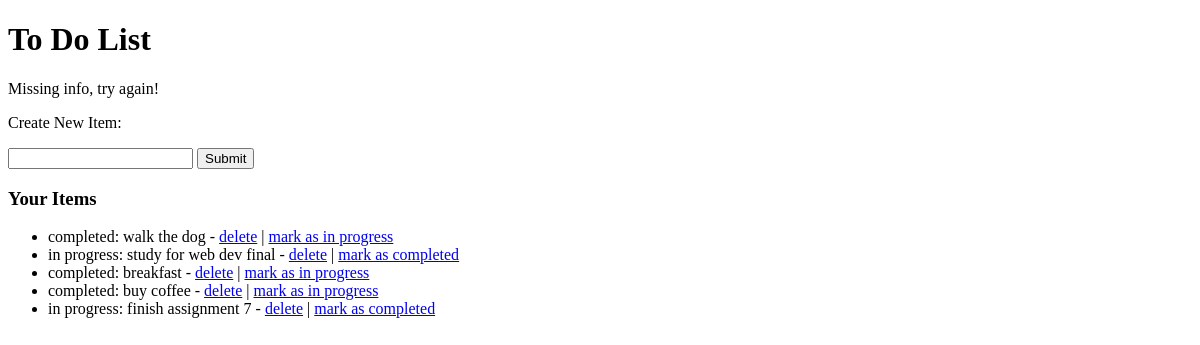
Page /days_20_21/to_do_list/to_do_list.php?status=missinginfo on the earlier database version.
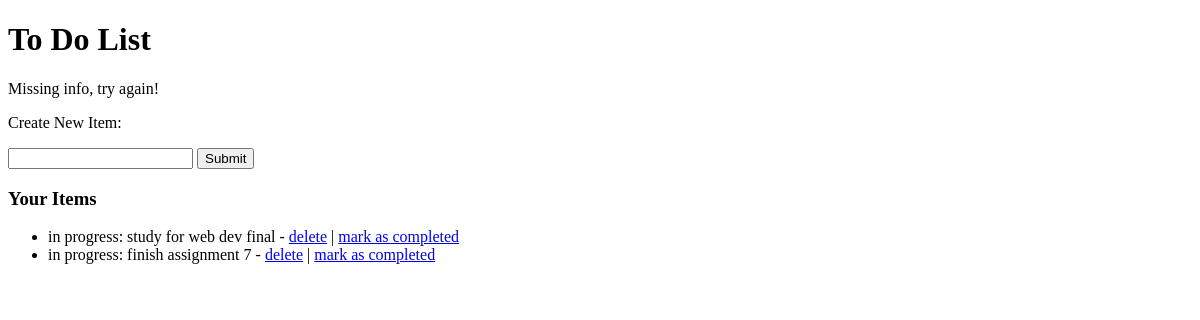
Same page on the later database version.
### tables this page shows
CREATE TABLE items (id INTEGER PRIMARY KEY AUTOINCREMENT, title TEXT, status TEXT);

### days_20_21/to_do_list/to_do_list.php (the view, shortened to what this page needs)
<!doctype html>
<html>
  <head>
  </head>
  <body>
    <h1>To Do List</h1>
    <?php
      if (isset($_GET['status'])) {
        if ($_GET['status'] == 'missinginfo') {
          print "<p>Missing info, try again!</p>";
        }
      }
     ?>
    <form method="POST" action="save.php">
      <p>Create New Item:</p>
      <input type="text" name="title">
      <input type="submit">
    </form>
    <h3>Your Items</h3>
    <ul>
    <?php
      include('config.php');
      $db = new SQLite3($path.'/to_do_list.db');
      $sql = 'SELECT id, title, status FROM items';
      $statement = $db->prepare($sql);
      $result = $statement->execute();
      while ($row = $result->fetchArray()) {
        $id = $row[0];
        $title = stripslashes($row[1]);
        $status = $row[2];
        $link_delete = "<a href=\"delete.php?id=$id\">delete</a>";
        if ($status == "in progress") {
          $link_update = "<a href=\"update_status.php?id=$id&status=c\">mark as completed</a>";
        }
        else {
          $link_update = "<a href=\"update_status.php?id=$id&status=ip\">mark as in progress</a>";
        }
        print "<li>$status: $title - $link_delete | $link_update</li>";
      }
     ?>
   </ul>
  </body>
</html>

Differences in the rows shown:
removed items: status "completed", title "walk the dog"
removed items: status "completed", title "breakfast"
removed items: status "completed", title "buy coffee"
